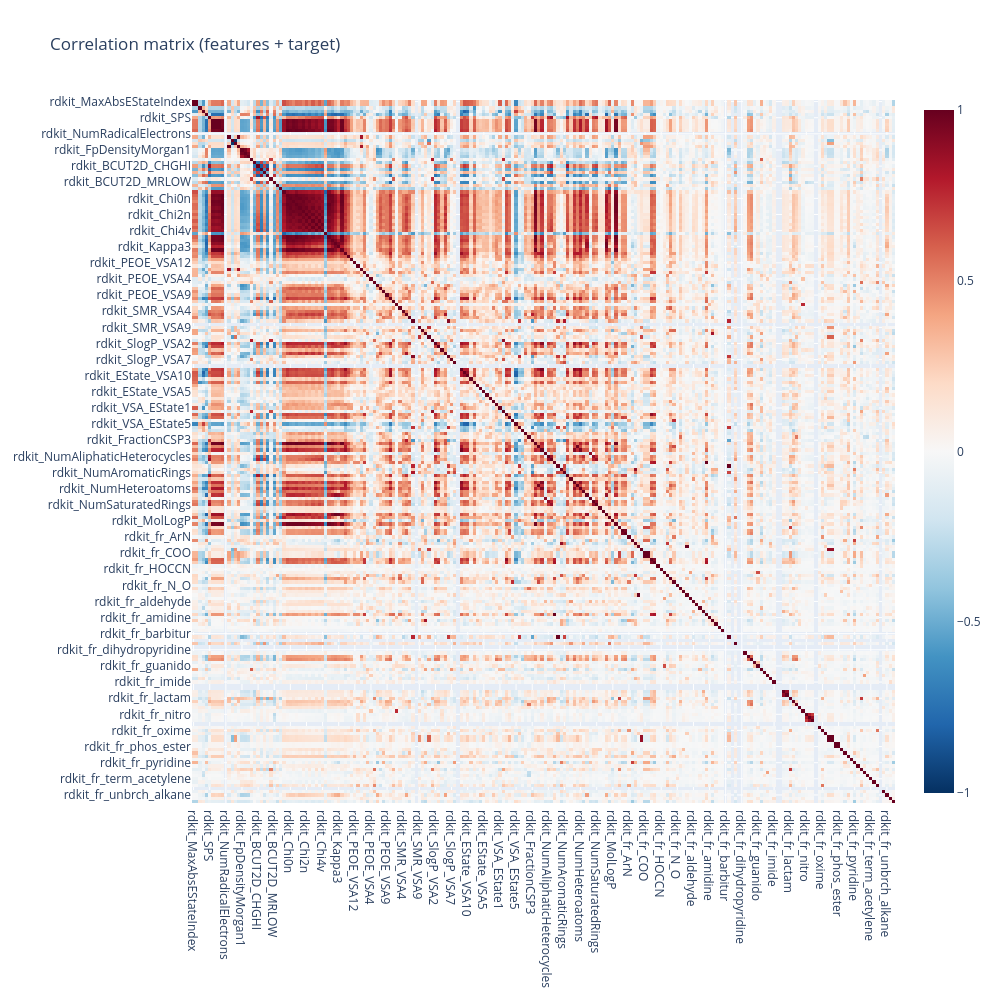

Notebook source saved alongside this figure:
### Code cell
corr = train[feature_cols + [target]].corr(method="spearman")

fig = px.imshow(corr, color_continuous_scale="RdBu_r", zmin=-1, zmax=1,
                title="Correlation matrix (features + target)")
fig.update_layout(height=1000, width=1000)
fig.show()

### Figure 1 — Plotly figure (JSON) as saved in the notebook; plotly's stock layout.template omitted (floating-point values rounded to 4 significant figures; data arrays with more than 128 entries replaced by an {"elided": "..."} marker saying what was removed)
{"data": [{"coloraxis": "coloraxis", "hovertemplate": "x: %{x}<br>y: %{y}<br>color: %{z}<extra></extra>", "name": "0", "type": "heatmap", "x": {"elided": "218 str values"}, "xaxis": "x", "y": {"elided": "218 str values"}, "yaxis": "y", "z": {"elided": "218x218 float values"}}], "layout": {"coloraxis": {"autocolorscale": false, "cmax": 1, "cmin": -1, "colorscale": [[0, "rgb(5,48,97)"], [0.1, "rgb(33,102,172)"], [0.2, "rgb(67,147,195)"], [0.3, "rgb(146,197,222)"], [0.4, "rgb(209,229,240)"], [0.5, "rgb(247,247,247)"], [0.6, "rgb(253,219,199)"], [0.7, "rgb(244,165,130)"], [0.8, "rgb(214,96,77)"], [0.9, "rgb(178,24,43)"], [1, "rgb(103,0,31)"]]}, "height": 1000, "title": {"text": "Correlation matrix (features + target)"}, "width": 1000, "xaxis": {"anchor": "y", "constrain": "domain", "domain": [0, 1], "scaleanchor": "y"}, "yaxis": {"anchor": "x", "autorange": "reversed", "constrain": "domain", "domain": [0, 1]}}}
